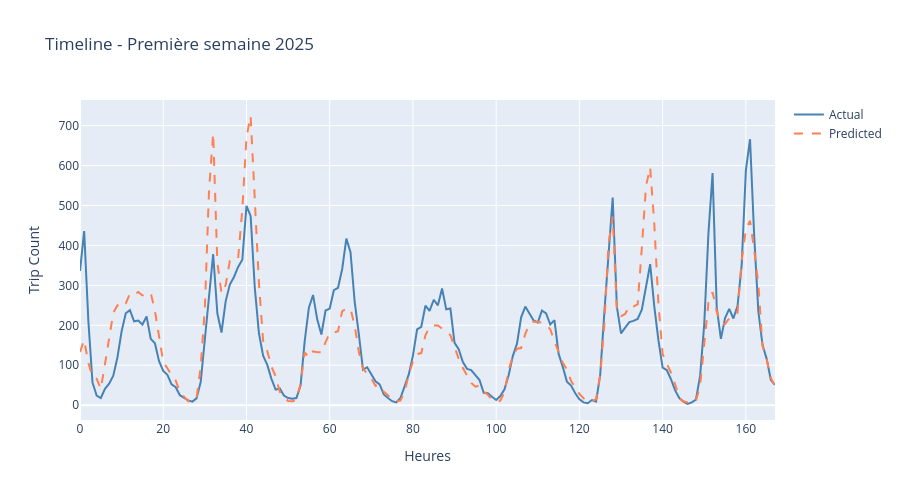

Notebook cell for this chart:
### Code cell
# Timeline (première semaine)
sample = slice(0, 168)
fig = go.Figure()
fig.add_trace(go.Scatter(y=y_test.iloc[sample].values, name='Actual',
                         line=dict(color='steelblue')))
fig.add_trace(go.Scatter(y=best_pred[sample], name='Predicted',
                         line=dict(color='coral', dash='dash')))
fig.update_layout(title='Timeline - Première semaine 2025',
                  xaxis_title='Heures', yaxis_title='Trip Count', height=500)
fig.show()

### Figure 1 — Plotly figure (JSON) as saved in the notebook; plotly's stock layout.template omitted (floating-point values rounded to 4 significant figures; data arrays with more than 128 entries replaced by an {"elided": "..."} marker saying what was removed)
{"data": [{"line": {"color": "steelblue"}, "name": "Actual", "type": "scatter", "y": {"elided": "168 int values"}}, {"line": {"color": "coral", "dash": "dash"}, "name": "Predicted", "type": "scatter", "y": {"elided": "168 float values"}}], "layout": {"height": 500, "title": {"text": "Timeline - Première semaine 2025"}, "xaxis": {"title": {"text": "Heures"}}, "yaxis": {"title": {"text": "Trip Count"}}}}
